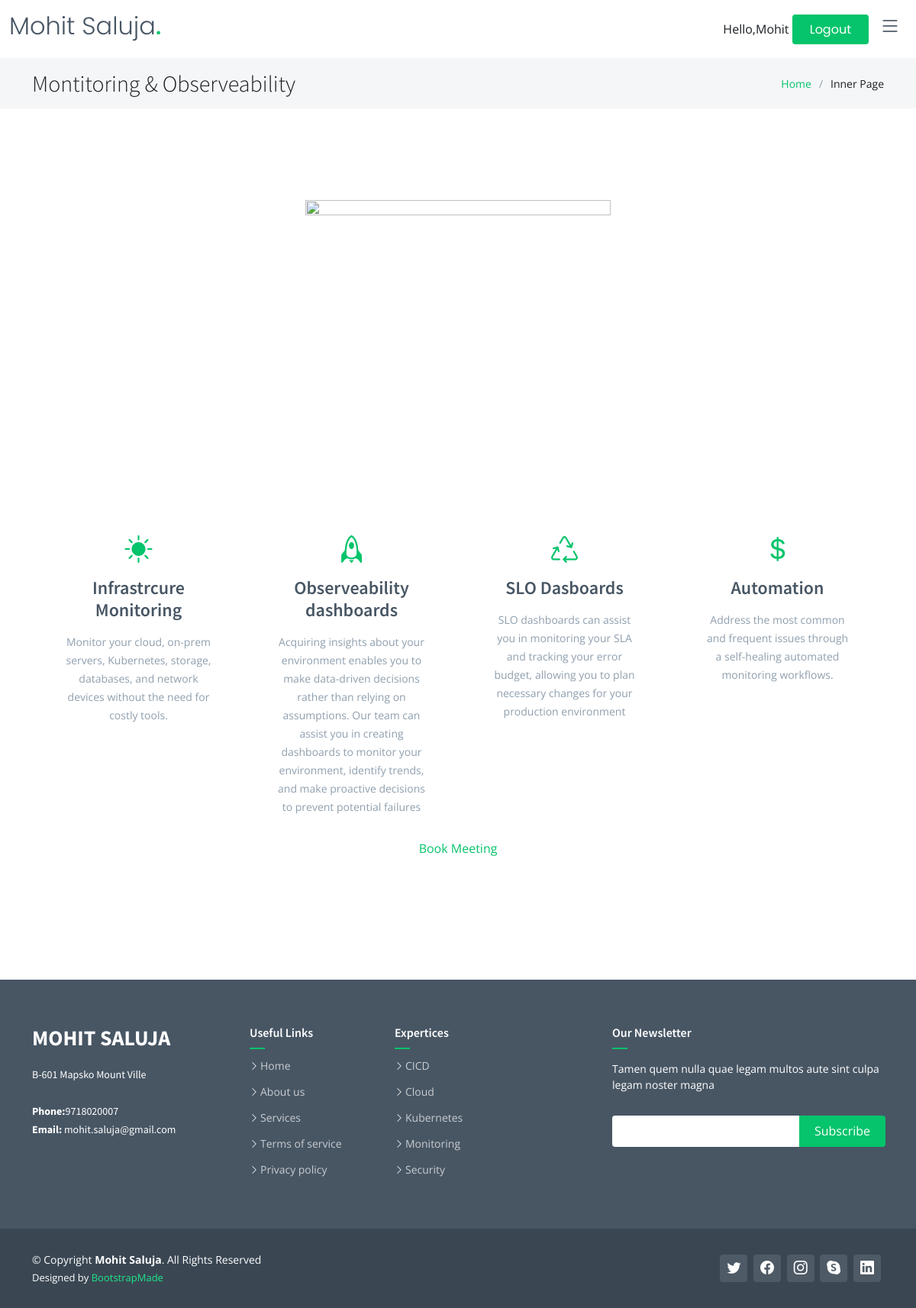
The app's page /service5 (signed in) with its own data.
### web/models.py (models this page shows, shortened)
class address(models.Model):
    website_name = models.CharField(max_length=100)
    email_id = models.EmailField(max_length=100)
    phone = models.CharField(max_length=15)
    office_address = models.CharField(max_length=200, default="Offoce #123")

class service(models.Model):
    service_name = models.CharField(max_length=100)
    service_icon = models.CharField(max_length=100,blank=True )
    service_url = models.CharField(max_length=50, blank=True)
    service_details = RichTextUploadingField(blank=True)

class service_categoreis(models.Model):
    name = models.ForeignKey(service, on_delete=models.CASCADE, related_name="service_url_name")
    category_title =  models.CharField(max_length=50)
    category_description = RichTextUploadingField(blank=True)
    category_icon = models.CharField(max_length=100)

### techblog/views.py (the view)
@login_required(login_url='loginpage')
def service5(request):
    color_scheme =  Features.objects.get().color_schem
    template = loader.get_template('service5.html')
    serviceData = service.objects.all()
    service_obj= service.objects.get(service_url='service5')
    service_description = service_categoreis.objects.filter(name=service_obj)
    addressData = address.objects.all()
    data = {'addressData': addressData, "serviceData":serviceData,
             "service_description":service_description,
              "color_scheme":color_scheme}
    return render(request, "service5.html", data)

### techblog/templates/service5.html (shortened to what this page needs)
{% extends 'base.html' %}
{% load static %}
  {% block "content" %}
    <div class="breadcrumbs">
      <div class="container">
          {% if serviceData %}
        <div class="d-flex justify-content-between align-items-center">
          <h2>{{ serviceData.4.service_name }}</h2>
          {% endif %}
          <ol>
            <li><a href="index.html">Home</a></li>
            <li>Inner Page</li>
          </ol>
        </div>
      </div>
    </div>
    <section class="inner-page">
      <div class="container" data-aos="fade-up">
        <div class="section-header">
         <section id="featured-services" class="featured-services">
          <div class="container">
            <img src="{% static '/assets/img/cicd-image.png' %}"  alt="" class="img-fluid" height="400" width="400">
            <div class="row gy-4">
              {% for service in service_description %}
              <div class="col-xl-3 col-md-6 d-flex" data-aos="zoom-out">
                <div class="service-item position-relative">
                  <div class="icon"><i class="bi {{ service.category_icon }}"></i></div>
                  <h4><a href="" class="stretched-link">{{ service.category_title }} </a></h4>
                  <p>{{ service.category_description|safe }}</p>
                </div>
              </div>
              {% endfor %}
            </div>
          </div>
<link href="https://assets.calendly.com/assets/external/widget.css" rel="stylesheet">
<a href="" onclick="Calendly.initPopupWidget({url: 'https://calendly.com/mohitsaluja/30min'});return false;">Book Meeting</a>
      </div>
    </section>
  {% endblock %}

### techblog/templates/header.html (shortened to what this page needs)
{% load static %}
<!DOCTYPE html>
<html lang="en">
<head>
  <link href="{% static 'assets/vendor/bootstrap/css/bootstrap.min.css' %}" rel="stylesheet">
  <link href="{% static 'assets/vendor/bootstrap-icons/bootstrap-icons.css' %}" rel="stylesheet">
  <link href="{% static 'assets/vendor/aos/aos.css' %}" rel="stylesheet">
  <link href="{% static 'assets/vendor/glightbox/css/glightbox.min.css' %}" rel="stylesheet">
  <link href="{% static 'assets/vendor/swiper/swiper-bundle.min.css' %}" rel="stylesheet">
  {% if color_scheme == 'blue'%}
  <link href="{% static 'assets/css/variables-blue.css' %}" rel="stylesheet">
  {% elif  color_scheme == 'green' %}
  <link href="{% static 'assets/css/variables-green.css' %}" rel="stylesheet">
  {% elif  color_scheme == 'orange' %}
  <link href="{% static 'assets/css/variables-orange.css' %}" rel="stylesheet">
  {% elif  color_scheme == 'purple' %}
  <link href="{% static 'assets/css/variables-purple.css' %}" rel="stylesheet">
  {% elif  color_scheme == 'red' %}
  <link href="{% static 'assets/css/variables-red.css' %}" rel="stylesheet">
  {% elif  color_scheme == 'pink' %}
  <link href="{% static 'assets/css/variables-pink.css' %}" rel="stylesheet">
   {% endif %}
  <link href="{% static 'assets/css/main.css' %}" rel="stylesheet">
</head>
<body>
  <header id="header" class="header fixed-top" data-scrollto-offset="0">
    <div class="container-fluid d-flex align-items-center justify-content-between">
      <a href="index.html" class="logo d-flex align-items-center scrollto me-auto me-lg-0">
        <h1>{{ addressData.0.website_name }}<span>.</span></h1>
      </a>
      <nav id="navbar" class="navbar" >
        <i class="bi bi-list mobile-nav-toggle d-none"></i>
      </nav>
      {% if request.user.is_authenticated %}
      <span>
         Hello,{{ request.user }}
         <a class="btn-getstarted scrollto" href="{% url 'logout' %}">Logout</a>
      </span>
      {% else %}
      <span> </span>
      <span> </span>
      <a class="btn-getstarted scrollto" href="{% url 'loginpage' %}">Login</a>
      {% endif %}
      </div>
  </header>

### techblog/templates/footer.html (shortened to what this page needs)
{% load static %}
<footer id="footer" class="footer">
    <div class="footer-content">
      <div class="container">
        <div class="row">
          <div class="col-lg-3 col-md-6">
            <div class="footer-info">
              <h3>{{ addressData.0.website_name }}</h3>
              <p>
                {{ addressData.0.office_address}}
                <br><br>
                <strong>Phone:</strong>{{ addressData.0.phone }}<br>
                <strong>Email:</strong> {{ addressData.0.email_id }}<br>
              </p>
            </div>
          </div>
          <div class="col-lg-2 col-md-6 footer-links">
            <h4>Useful Links</h4>
            <ul>
              <li><i class="bi bi-chevron-right"></i> <a href="#">Home</a></li>
              <li><i class="bi bi-chevron-right"></i> <a href="#">About us</a></li>
              <li><i class="bi bi-chevron-right"></i> <a href="#">Services</a></li>
              <li><i class="bi bi-chevron-right"></i> <a href="#">Terms of service</a></li>
              <li><i class="bi bi-chevron-right"></i> <a href="#">Privacy policy</a></li>
            </ul>
          </div>
          <div class="col-lg-3 col-md-6 footer-links">
            <h4>Expertices</h4>
            <ul>
              <li><i class="bi bi-chevron-right"></i> <a href="#">CICD </a></li>
              <li><i class="bi bi-chevron-right"></i> <a href="#">Cloud </a></li>
              <li><i class="bi bi-chevron-right"></i> <a href="#">Kubernetes</a></li>
              <li><i class="bi bi-chevron-right"></i> <a href="#">Monitoring</a></li>
              <li><i class="bi bi-chevron-right"></i> <a href="#">Security</a></li>
            </ul>
          </div>
          <div class="col-lg-4 col-md-6 footer-newsletter">
            <h4>Our Newsletter</h4>
            <p>Tamen quem nulla quae legam multos aute sint culpa legam noster magna</p>
            <form action="{% url 'subscribe_newsletter' %}" method="post">
              <input type="email" name="email"><input type="submit" value="Subscribe">
            </form>
          </div>
        </div>
      </div>
    </div>
    <div class="footer-legal text-center">
      <div class="container d-flex flex-column flex-lg-row justify-content-center justify-content-lg-between align-items-center">
        <div class="d-flex flex-column align-items-center align-items-lg-start">
          <div class="copyright">
            &copy; Copyright <strong><span>{{ addressData.0.website_name }}</span></strong>. All Rights Reserved
          </div>
          <div class="credits">
            Designed by <a href="https://bootstrapmade.com/">BootstrapMade</a>
          </div>
        </div>
        <div class="social-links order-first order-lg-last mb-3 mb-lg-0">
          <a href="#" class="twitter"><i class="bi bi-twitter"></i></a>
          <a href="#" class="facebook"><i class="bi bi-facebook"></i></a>
          <a href="#" class="instagram"><i class="bi bi-instagram"></i></a>
          <a href="#" class="google-plus"><i class="bi bi-skype"></i></a>
          <a href="#" class="linkedin"><i class="bi bi-linkedin"></i></a>
        </div>
      </div>
    </div>
  </footer>
</body>
</html>

### techblog/static/assets/css/variables-green.css (style rules this page uses)
:root { --font-default: 'Open Sans', system-ui, -apple-system, "Segoe UI", Roboto, "Helvetica Neue", Arial, "Noto Sans", "Liberation Sans", sans-serif, "Apple Color Emoji", "Segoe UI Emoji", "Segoe UI Symbol", "Noto Color Emoji"; --font-primary: 'Source Sans Pro', sans-serif; --font-secondary: 'Poppins', sans-serif; --color-default: #1a1f24; --color-default-rgb: 26, 31, 36; --color-links: #05c46b; --color-links-hover: #1de789; --color-primary: #05c46b; --color-primary-light: #1de789; --color-primary-dark: #01a156; --color-primary-rgb: 5, 196, 107; --color-primary-light-rgb: 29, 231, 137; --color-primary-dark-rgb: 1, 161, 86; --color-secondary: #485664; --color-secondary-light: #8f9fae; --color-secondary-dark: #3a4753; --color-secondary-rgb: 72, 86, 100; --color-secondary-light-rgb: 143, 159, 174; --color-secondary-dark-rgb: 58, 71, 83; --color-blue: #0d6efd; --color-blue-rgb: 13, 110, 253; --color-indigo: #6610f2; --color-indigo-rgb: 102, 16, 242; --color-purple: #6f42c1; --color-purple-rgb: 111, 66, 193; --color-pink: #f3268c; --color-pink-rgb: 243, 38, 140; --color-red: #df1529; --color-red-rgb: 223, 21, 4; --color-orange: #fd7e14; --color-orange-rgb: 253, 126, 20; --color-yellow: #ffc107; --color-yellow-rgb: 255, 193, 7; --color-green: #059652; --color-green-rgb: 5, 150, 82; --color-teal: #20c997; --color-teal-rgb: 32, 201, 151; --color-cyan: #0dcaf0; --color-cyan-rgb: 13, 202, 240; --color-white: #ffffff; --color-white-rgb: 255, 255, 255; --color-gray: #6c757d; --color-gray-rgb: 108, 117, 125; --color-black: #000000; --color-black-rgb: 0, 0, 0; }
:root { --bs-blue: var(--color-blue); --bs-indigo: var(--color-indigo); --bs-purple: var(--color-purple); --bs-pink: var(--color-pink); --bs-red: var(--color-red); --bs-orange: var(--color-orange); --bs-yellow: var(--color-yellow); --bs-green: var(--color-green); --bs-teal: var(--color-teal); --bs-cyan: var(--color-cyan); --bs-white: var(--color-white); --bs-gray: var(--color-gray); --bs-gray-dark: #343a40; --bs-gray-100: #f8f9fa; --bs-gray-200: #e9ecef; --bs-gray-300: #dee2e6; --bs-gray-400: #ced4da; --bs-gray-500: #adb5bd; --bs-gray-600: #6c757d; --bs-gray-700: #495057; --bs-gray-800: #343a40; --bs-gray-900: #212529; --bs-primary: var(--color-blue); --bs-secondary: var(--color-blue); --bs-success: #198754; --bs-info: #0dcaf0; --bs-warning: #ffc107; --bs-danger: #dc3545; --bs-light: #f8f9fa; --bs-dark: #212529; --bs-primary-rgb: var(--color-primary-rgb); --bs-secondary-rgb: var(--color-secondary-rgb); --bs-success-rgb: 25, 135, 84; --bs-info-rgb: 13, 202, 240; --bs-warning-rgb: 255, 193, 7; --bs-danger-rgb: 220, 53, 69; --bs-light-rgb: 248, 249, 250; --bs-dark-rgb: 33, 37, 41; --bs-white-rgb: var(--color-white-rgb); --bs-black-rgb: var(--color-black-rgb); --bs-body-color-rgb: var(--color-default-rgb); --bs-body-bg-rgb: 255, 255, 255; --bs-font-sans-serif: var(--font-default); --bs-font-monospace: SFMono-Regular, Menlo, Monaco, Consolas, "Liberation Mono", "Courier New", monospace; --bs-gradient: linear-gradient(180deg, rgba(255, 255, 255, 0.15), rgba(255, 255, 255, 0)); --bs-body-font-family: var(--font-default); --bs-body-font-size: 1rem; --bs-body-font-weight: 400; --bs-body-line-height: 1.5; --bs-body-color: var(--color-default); --bs-body-bg: #fff; }

### records on screen
address: website_name "Mohit Saluja", website_name "MOHIT SALUJA", office_address "B-601 Mapsko Mount Ville", phone "9718020007", email "mohit.saluja@gmail.com"
service: service_name "Montitoring & Observeability"
service_categoreis: category_title "Infrastrcure Monitoring", category_description "Monitor your cloud, on-prem servers, Kubernetes, storage, databases, and network devices without the need for costly tools."
service_categoreis: category_title "Observeability dashboards", category_description "Acquiring insights about your environment enables you to make data-driven decisions rather than relying on assumptions. Our team can assist you in creating dashboards to monitor your environment, identify trends, and make proactive decisions to prevent potential failures"
service_categoreis: category_title "SLO Dasboards", category_description "SLO dashboards can assist you in monitoring your SLA and tracking your error budget, allowing you to plan necessary changes for your production environment"
service_categoreis: category_title "Automation", category_description "Address the most common and frequent issues through a self-healing automated monitoring workflows."

### other values on screen
{{ request.user }} "Mohit"
